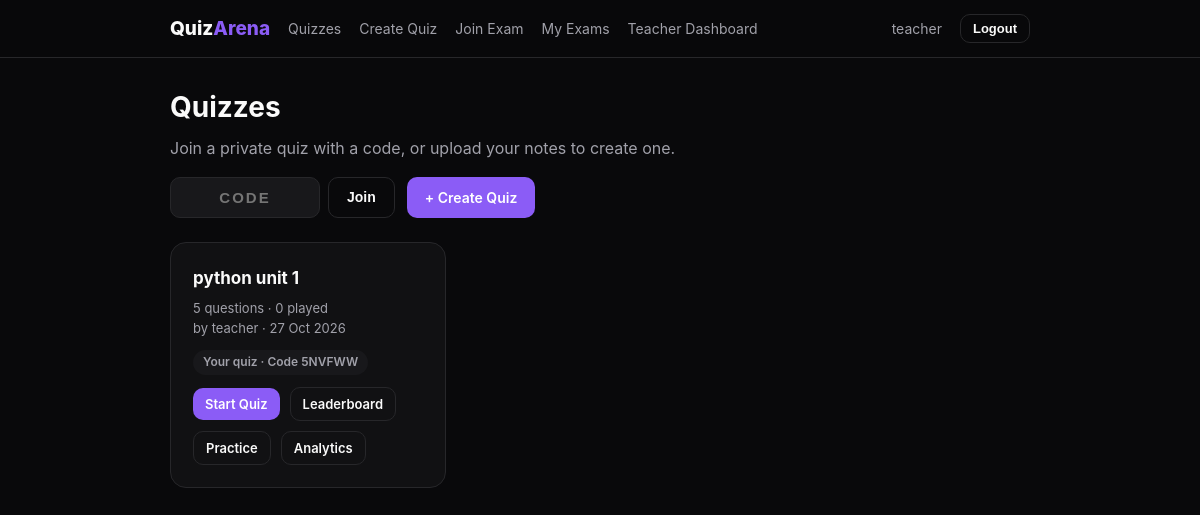
Screenshot of / (signed in) with the database file from the repository.
### quiz/models.py (models this page shows, shortened)
class Quiz(models.Model):
    title = models.CharField(max_length=200)
    created_by = models.ForeignKey(User, on_delete=models.CASCADE)
    created_at = models.DateTimeField(auto_now_add=True)
    is_private = models.BooleanField(default=False)
    join_code = models.CharField(max_length=6, blank=True, default="", db_index=True)
    members = models.ManyToManyField(User, related_name="joined_quizzes", blank=True)

### quiz/views.py (the view)
# urls.py: path("", views.quiz_list, name="quiz_list"),
@login_required
def quiz_list(request):
    joined_ids = list(request.user.joined_quizzes.values_list("id", flat=True))
    quizzes = list(
        Quiz.objects.filter(Q(is_private=False) | Q(created_by=request.user) | Q(id__in=joined_ids))
        .select_related("created_by")
        .annotate(
            num_questions=Count("questions", distinct=True),
            num_players=Count("attempts", filter=Q(attempts__is_practice=False), distinct=True),
        )
        .order_by("-created_at")
    )
    my_attempts = {a.quiz_id: a for a in Attempt.objects.filter(user=request.user, is_practice=False)}
    for quiz in quizzes:
        quiz.my_attempt = my_attempts.get(quiz.id)  # None if not attempted yet
        if quiz.created_by_id == request.user.id and not quiz.join_code:
            quiz.save()  # older quizzes get a join code the first time their owner sees them
    return render(request, "quiz/quiz_list.html", {"quizzes": quizzes})

### exams/context_processors.py (called while the page is built)
def roles(request):
    user = getattr(request, "user", None)
    is_teacher = bool(
        user and user.is_authenticated and user.groups.filter(name="Teachers").exists()
    )
    return {"is_teacher": is_teacher}

### quiz/templates/quiz/quiz_list.html (shortened to what this page needs)
{% extends "base.html" %}
{% block content %}
<div class="page-head">
  <div>
    <h1>Quizzes</h1>
    <p class="muted" style="margin:0">Join a private quiz with a code, or upload your notes to create one.</p>
  </div>
  <div style="display:flex; gap:12px; align-items:center; flex-wrap:wrap;">
    <form method="post" action="{% url 'join_quiz' %}" class="join-box">
      <input type="text" name="code" maxlength="6" placeholder="CODE" autocomplete="off" required>
      <button class="btn btn-ghost" type="submit">Join</button>
    </form>
    <a class="btn" href="{% url 'upload_notes' %}">+ Create Quiz</a>
  </div>
</div>
<div class="grid">
  {% for quiz in quizzes %}
    <div class="card quiz-card">
      <div>
        <h3>{{ quiz.title }}</h3>
        <div class="muted small">{{ quiz.num_questions }} questions &middot; {{ quiz.num_players }} played</div>
        <div class="muted small">by {{ quiz.created_by.username }} &middot; {{ quiz.created_at|date:"d M Y" }}</div>
      </div>
      <div class="badges">
        {% if quiz.created_by_id == user.id %}<span class="badge badge-muted">Your quiz &middot; Code {{ quiz.join_code }}</span>{% endif %}
      </div>
      <div class="actions">
        {% if quiz.my_attempt %}
          <a class="btn btn-sm" href="{% url 'result' quiz.id %}">My Result</a>
        {% else %}
          <a class="btn btn-sm" href="{% url 'take_quiz' quiz.id %}">Start Quiz</a>
        {% endif %}
        <a class="btn btn-ghost btn-sm" href="{% url 'leaderboard' quiz.id %}">Leaderboard</a>
        {% if quiz.my_attempt or quiz.created_by_id == user.id %}
          <a class="btn btn-ghost btn-sm" href="{% url 'take_quiz' quiz.id %}?practice=1">Practice</a>
        {% endif %}
        {% if quiz.created_by_id == user.id %}
          <a class="btn btn-ghost btn-sm" href="{% url 'analytics' quiz.id %}">Analytics</a>
        {% endif %}
      </div>
    </div>
  {% empty %}
    <div class="card" style="grid-column: 1 / -1;">
      <h3>No quizzes yet</h3>
      <p class="muted">Be the first: <a href="{% url 'upload_notes' %}">upload your notes</a> and Gemini will make a quiz.</p>
    </div>
  {% endfor %}
</div>
{% endblock %}

### templates/base.html (shortened to what this page needs)
<!DOCTYPE html>
<html lang="en">
<head>
</head>
<body>
  <header class="navbar">
    <div class="inner">
      <a class="brand" href="{% if user.is_authenticated %}{% url 'quiz_list' %}{% else %}{% url 'login' %}{% endif %}">Quiz<span>Arena</span></a>
      {% if user.is_authenticated %}
        <a class="link" href="{% url 'quiz_list' %}">Quizzes</a>
        <a class="link" href="{% url 'upload_notes' %}">Create Quiz</a>
        <a class="link" href="{% url 'exam_join' %}">Join Exam</a>
        <a class="link" href="{% url 'student_dashboard' %}">My Exams</a>
        {% if is_teacher %}<a class="link" href="{% url 'teacher_dashboard' %}">Teacher Dashboard</a>{% endif %}
        <span class="user-chip">{{ user.username }}</span>
        <form method="post" action="{% url 'logout' %}" class="inline-form">
          <button class="btn btn-ghost btn-sm" type="submit">Logout</button>
        </form>
      {% else %}
        <span class="spacer"></span>
        <a class="link" href="{% url 'login' %}">Login</a>
        <a class="link" href="{% url 'register' %}">Register</a>
        <a class="link" href="{% url 'teacher_login' %}">Teacher Login</a>
      {% endif %}
    </div>
  </header>
  <main class="container">
    {% block content %}{% endblock %}
  </main>
</body>
</html>

### templates/base.html (style rules this page uses)
:root { --bg: #09090b; --surface: #111113; --surface-2: #18181b; --border: #27272a; --text: #fafafa; --muted: #a1a1aa; --accent: #8b5cf6; --accent-dark: #7c3aed; --good: #22c55e; --bad: #ef4444; }
* { box-sizing: border-box; }
body { margin: 0; min-height: 100vh; background: var(--bg); color: var(--text); font-family: -apple-system, "Segoe UI", Roboto, Helvetica, Arial, sans-serif; line-height: 1.55; }
h1 { font-size: 28px; margin: 0 0 6px; }
h3 { font-size: 17px; margin: 0 0 6px; }
a { color: #c4b5fd; }
.muted { color: var(--muted); }
.small { font-size: 13px; }
.navbar { position: sticky; top: 0; z-index: 10; background: rgba(9,9,11,.9); backdrop-filter: blur(8px); border-bottom: 1px solid var(--border); }
.navbar .inner { max-width: 900px; margin: 0 auto; padding: 14px 20px; display: flex; align-items: center; gap: 20px; }
.brand { font-weight: 800; font-size: 19px; color: var(--text); text-decoration: none; }
.brand span { color: var(--accent); }
.navbar a.link { color: var(--muted); text-decoration: none; font-size: 14px; }
.user-chip { font-size: 14px; color: var(--muted); }
.inline-form { display: inline; margin: 0; }
.container { max-width: 900px; margin: 0 auto; padding: 28px 20px 70px; }
.page-head { display: flex; justify-content: space-between; align-items: flex-end; gap: 16px; margin-bottom: 24px; flex-wrap: wrap; }
.card { background: var(--surface); border: 1px solid var(--border); border-radius: 16px; padding: 22px; }
.grid { display: grid; grid-template-columns: repeat(auto-fill, minmax(260px, 1fr)); gap: 16px; }
.quiz-card { display: flex; flex-direction: column; gap: 12px; transition: border-color .15s; }
.quiz-card .actions { margin-top: auto; display: flex; gap: 10px; align-items: center; flex-wrap: wrap; }
.btn { display: inline-block; background: var(--accent); color: #fff; border: 0; padding: 10px 18px; border-radius: 10px; font-size: 14px; font-weight: 600; cursor: pointer; text-decoration: none; transition: background .15s, transform .1s; }
.btn-ghost { background: transparent; border: 1px solid var(--border); color: var(--text); }
.btn-sm { padding: 6px 12px; font-size: 13px; }
.badge { display: inline-block; font-size: 12px; font-weight: 600; padding: 3px 10px; border-radius: 999px; background: rgba(34,197,94,.14); color: var(--good); }
input[type=text], input[type=password], input[type=number], select { width: 100%; background: var(--surface-2); border: 1px solid var(--border); color: var(--text); padding: 11px 13px; border-radius: 10px; font-size: 15px; }
.badge-muted { background: var(--surface-2); color: var(--muted); }
.badges { display: flex; gap: 6px; flex-wrap: wrap; }
.join-box { display: flex; gap: 8px; }
.join-box input { width: 150px; text-transform: uppercase; letter-spacing: 2px; text-align: center; font-weight: 700; }
.navbar .inner { flex-wrap: wrap; gap: 10px 18px; }

### rows the page displays
Quiz: title "python unit 1", num_questions "5", num_players "0", created_by.username "teacher", created_at "27 Oct 2026", join_code "5NVFWW", shows "Start Quiz", shows "Practice", shows "Analytics"

### other values shown
{{ user.username }} "teacher"
